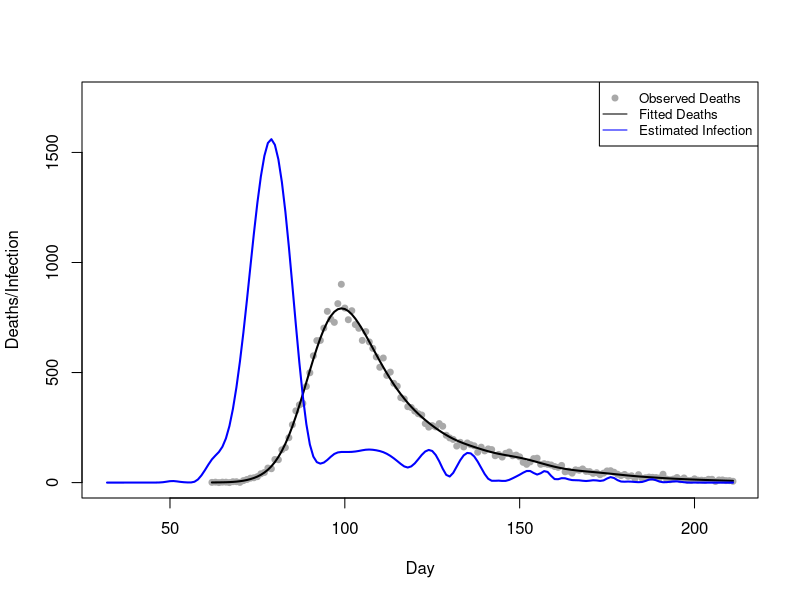

Generate this figure with R:
# Team Members: 
# 1. Shivasharini Govindasamy (Sharuuu27) - S2766392
# 2. Yu-Hsuan Hung (YuHsuan07) - S2793274
# 3. Yasuhiro Hara (hiroh-git) - S2826059

# Team Contributions:
# Shivasharini -  
# Yu-Hsuan -  
# Yasuhiro- 

# Github repo link:
#

## OVERVIEW: 


## CODE STRUCTURE:
# 1. 
# 2. 
# 3. 
# 4. 
# 5. 
# 6. 

library(splines)
#setwd("file")
data <- read.table("engcov.txt",header = TRUE)

#Question1
# Define a function to compute X_tilde, X and S
matrixes <- function(data, k = 80){
  n <- nrow(data) # number of observation days, n
  t1 <- data$julian[1] - 30  # earliest infection day, setting as t1-30
  tn <- data$julian[n]       # latest infection day
  t_coverage <- t1:tn        # the scope of infection days
  mid_knots <- seq(from = t1, to = tn, length.out = k - 2) 
  # k-2 knots cover the scope of infection days
  unit <- (tn-t1)/(k-2-1) 
  knot <- seq(t1-unit*3, tn+unit*3,length.out=(k+4))
  # Adding 6 points beyond the original k+2 knots, ensuring a total of k+4 knots
  x_tilde <- splineDesign(knots=knot,x=t_coverage,ord=4,outer.ok=TRUE)
  # design matrix, X_tilde, for the B-splines defined by knots at the values 
  # in the scope of infection days
  s <- crossprod(diff(diag(k), diff=2)) 
  # smoothing penalty matrix S
  x <- matrix(0, nrow = n, ncol = k)
  # Initialise the death model matrix X
  d <- 1:80 # the range of days from infection to death.
  edur <- 3.151 # mean parameter for the log-normal distribution.
  sdur <- 0.469 # Standard deviation parameter for the log-normal distribution
  pd <- dlnorm(d, edur, sdur) # probability density
  pd <- pd / sum(pd) # Normalize probabilities pd
  for (i in 1:n) {
    j_max <- min(29 + i, 80) 
    #Determine the maximum interval j_max for the convolution limit.
    for (j in 1:j_max) {
      y <- 30+i-j 
      x[i,] <- x[i,]+x_tilde[y,]*pd[j]
      # X_{i,k}=\sum_{j=1}^{min(29+i,80)}\tilde{X}_{(30+i-j),k}\times \pi_{j}
    }
  }
  list(X_tilde = x_tilde, X = x, S = s)
}

data$date <- as.Date(data$date, format = "%d/%m/%y")

m <- matrixes(data)
x_tilde <- m$X_tilde
x <- m$X
s <- m$S
y <- data$deaths


#Question2

pnll <- function(gamma,x,y,s,lambda){
  beta <- exp(gamma)
  mu <- x %*% beta
  ll <- y*log(mu)-mu-lgamma(y+1)
  p <- lambda*(t(beta)%*%s%*%beta)/2
  -sum(ll) + p
}

gpnll <- function(gamma,x,y,s,lambda){
  beta <- exp(gamma)
  mu <- as.vector(x %*% beta)
  z <- y/mu-1
  dll <- as.vector(t(x) %*% z) * beta
  dp <- lambda * beta * as.vector(s %*% beta)
  -dll+dp
}

#check 
k <- 80

fd <- gamma0 <- rep(log(1e-3),k)
lambda0 <- 5e-5
pnll0 <- pnll(gamma0,lambda0,x=x,y=y,s=s)
eps <- 1e-7
for (i in seq_along(gamma0)) {
  gamma1 <- gamma0
  gamma1[i] <- gamma1[i] + eps          
  pnll1 <- pnll(gamma1, lambda0, x = x, y = y, s = s)
  fd[i] <- (pnll1 - pnll0) / eps         
}
head(fd);head(gpnll(gamma0,lambda0,x=x,y=y,s=s))


#Question3
fit <- optim(par=gamma0,
             fn=pnll,
             gr=gpnll,
             lambda=5e-5,
             x=x,y=y,s=s,
             method="BFGS",
             hessian=TRUE)
gamma_h <- fit$par
beta_h <- exp(gamma_h)
mu_h <- x %*% beta_h
f_h<- x_tilde %*% beta_h


n <- nrow(data)
t1 <- data$julian[1] - 30
tn <- data$julian[n]
t_coverage <- t1:tn

plot(data$julian, y, type="p", pch=19, col="darkgray", cex=.8,
     xlab="Day", ylab="Deaths/Infection", 
     xlim=c(t1,tn), ylim=c(0,1750),
     main="")
lines(data$julian, mu_h, col="black", lwd=2)

lines(t_coverage, f_h, type="l", col="blue", lwd=2)
legend("topright", 
       legend=c("Observed Deaths", "Fitted Deaths", "Estimated Infection"), 
       col=c("darkgray", "black", "blue"), 
       pch=c(19, NA, NA), lty=c(NA, 1, 1), cex=0.8)


#Question4

